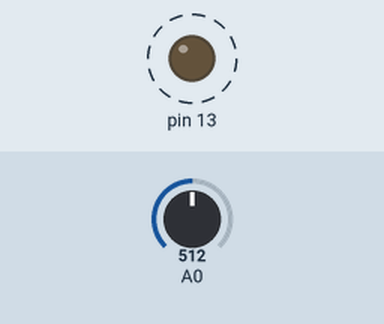
Bench run of a sketch on a simulated Arduino Uno, built with avr-gcc and run on an emulated ATmega328P. On the bench: output pins drawn as LEDs (lit = HIGH). Dashed ring = blinking. The test bench sets the inputs (shaded band); at power-on: A0 = 512.

Above: at 0.88 s.
1.6 s: A0 set to 122
At 2.1 s:
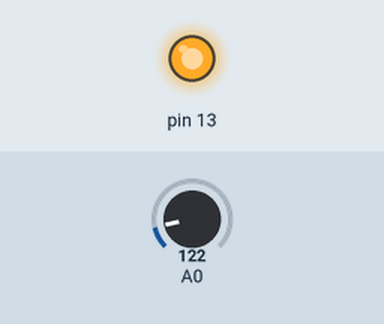
5.1 s: A0 set to 0
At 6.2 s:
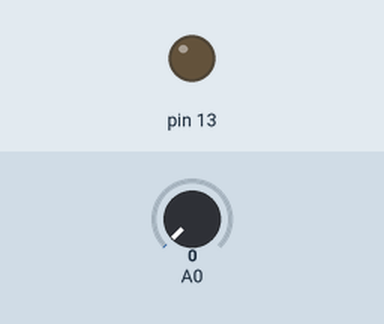
Timing chart, 0 to 8.1 s (numbered marks = the images above; inputs shaded):
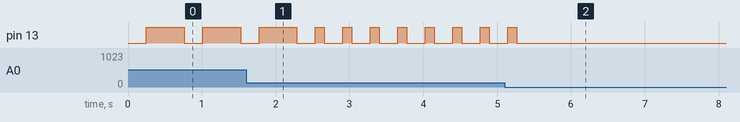

Measured:
- after the input at 5.1 s, pin 13: goes on until 5.3 s, then stays LOW
- by itself, pin 13: repeats every 0.37 s: LOW 0.25 s, HIGH 0.12 s

The sketch:

l2_4.ino
```cpp
void setup() {
    Serial.begin(9600);
    pinMode(13, OUTPUT);
}

void loop() {
    int value = analogRead(A0);
    // Serial.println(value);
    delay(250);
    digitalWrite(13, HIGH);
    delay(value);
    digitalWrite(13, LOW);
}
```
